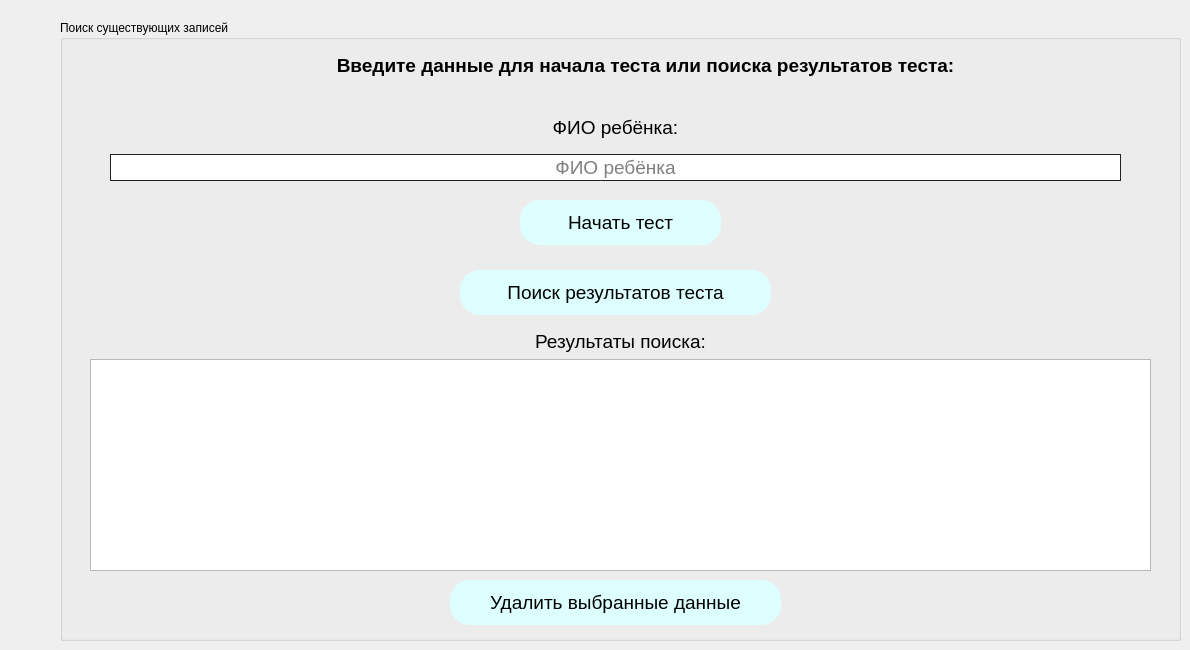
      <widget class="QWidget" name="tab3_testAtek">
       <attribute name="title">
        <string>Тест АТЕК</string>
       </attribute>
       <widget class="QGroupBox" name="groupBox_4">
        <property name="geometry">
         <rect>
          <x>60</x>
          <y>20</y>
          <width>1121</width>
          <height>621</height>
         </rect>
        </property>
        <property name="title">
         <string>Поиск существующих записей</string>
        </property>
        <widget class="QLabel" name="warning_3">
         <property name="geometry">
          <rect>
           <x>160</x>
           <y>30</y>
           <width>851</width>
           <height>31</height>
          </rect>
         </property>
         <property name="font">
          <font>
           <pointsize>14</pointsize>
           <bold>true</bold>
          </font>
         </property>
         <property name="layoutDirection">
          <enum>Qt::LeftToRight</enum>
         </property>
         <property name="text">
          <string>Введите данные для начала теста или поиска результатов теста:</string>
         </property>
         <property name="alignment">
          <set>Qt::AlignCenter</set>
         </property>
         <property name="wordWrap">
          <bool>true</bool>
         </property>
        </widget>
        <widget class="QPushButton" name="findDataTest_button">
         <property name="geometry">
          <rect>
           <x>400</x>
           <y>250</y>
           <width>311</width>
           <height>45</height>
          </rect>
         </property>
         <property name="font">
          <font>
           <family>Segoe UI</family>
           <pointsize>14</pointsize>
          </font>
         </property>
         <property name="cursor">
          <cursorShape>PointingHandCursor</cursorShape>
         </property>
         <property name="mouseTracking">
          <bool>true</bool>
         </property>
         <property name="tabletTracking">
          <bool>false</bool>
         </property>
         <property name="styleSheet">
          <string notr="true">QPushButton{
background-color: rgba(221, 255, 255, 1);
border-radius: 20px;
}

QPushButton:hover{
background-color: rgba(221, 255, 255, 0.7);
border: 1px solid rgb(0, 0, 0);
}

QPushButton:pressed{
background-color: rgba(221, 255, 255, 0.5);
border: 2px solid rgb(0, 0, 0);
}</string>
         </property>
         <property name="text">
          <string>Поиск результатов теста</string>
         </property>
         <property name="checkable">
          <bool>false</bool>
         </property>
         <property name="autoDefault">
          <bool>false</bool>
         </property>
        </widget>
        <widget class="QPushButton" name="startTest_button">
         <property name="enabled">
          <bool>true</bool>
         </property>
         <property name="geometry">
          <rect>
           <x>460</x>
           <y>180</y>
           <width>201</width>
           <height>45</height>
          </rect>
         </property>
         <property name="font">
          <font>
           <family>Segoe UI</family>
           <pointsize>14</pointsize>
          </font>
         </property>
         <property name="cursor">
          <cursorShape>PointingHandCursor</cursorShape>
         </property>
         <property name="mouseTracking">
          <bool>true</bool>
         </property>
         <property name="tabletTracking">
          <bool>false</bool>
         </property>
         <property name="styleSheet">
          <string notr="true">QPushButton{
background-color: rgba(221, 255, 255, 1);
border-radius: 20px;
}

QPushButton:hover{
background-color: rgba(221, 255, 255, 0.7);
border: 1px solid rgb(0, 0, 0);
}

QPushButton:pressed{
background-color: rgba(221, 255, 255, 0.5);
border: 2px solid rgb(0, 0, 0);
}</string>
         </property>
         <property name="text">
          <string>Начать тест</string>
         </property>
         <property name="checkable">
          <bool>false</bool>
         </property>
         <property name="autoDefault">
          <bool>false</bool>
         </property>
         <property name="flat">
          <bool>false</bool>
         </property>
        </widget>
        <widget class="QWidget" name="layoutWidget">
         <property name="geometry">
          <rect>
           <x>50</x>
           <y>80</y>
           <width>1011</width>
           <height>81</height>
          </rect>
         </property>
         <layout class="QHBoxLayout" name="horizontalLayout_7">
          <property name="spacing">
           <number>25</number>
          </property>
          <item>
           <layout class="QVBoxLayout" name="verticalLayout_19">
            <property name="spacing">
             <number>0</number>
            </property>
            <item>
             <widget class="QLabel" name="testChildFIO_label">
              <property name="font">
               <font>
                <pointsize>14</pointsize>
               </font>
              </property>
              <property name="text">
               <string>ФИО ребёнка:</string>
              </property>
              <property name="alignment">
               <set>Qt::AlignCenter</set>
              </property>
             </widget>
            </item>
            <item>
             <widget class="QLineEdit" name="testChildFIO_input">
              <property name="font">
               <font>
                <pointsize>14</pointsize>
               </font>
              </property>
              <property name="styleSheet">
               <string notr="true">QLineEdit{
border: 1px solid rgb(33, 33, 34);
}</string>
              </property>
              <property name="alignment">
               <set>Qt::AlignCenter</set>
              </property>
              <property name="placeholderText">
               <string>ФИО ребёнка</string>
              </property>
             </widget>
            </item>
           </layout>
          </item>
         </layout>
        </widget>
        <widget class="QWidget" name="layoutWidget_2">
         <property name="geometry">
          <rect>
           <x>30</x>
           <y>310</y>
           <width>1061</width>
           <height>241</height>
          </rect>
         </property>
         <layout class="QVBoxLayout" name="verticalLayout_25">
          <item>
           <widget class="QLabel" name="resultsFindingData_label_2">
            <property name="font">
             <font>
              <pointsize>14</pointsize>
              <bold>false</bold>
             </font>
            </property>
            <property name="layoutDirection">
             <enum>Qt::LeftToRight</enum>
            </property>
            <property name="text">
             <string>Результаты поиска:</string>
            </property>
            <property name="alignment">
             <set>Qt::AlignCenter</set>
            </property>
            <property name="wordWrap">
             <bool>false</bool>
            </property>
           </widget>
          </item>
          <item>
           <widget class="QListView" name="resultsFindingDataTest_listview_2">
            <property name="enabled">
             <bool>true</bool>
            </property>
            <property name="minimumSize">
             <size>
              <width>0</width>
              <height>200</height>
             </size>
            </property>
           </widget>
          </item>
         </layout>
        </widget>
        <widget class="QPushButton" name="deleteCurrentData_button_3">
         <property name="geometry">
          <rect>
           <x>390</x>
           <y>560</y>
           <width>331</width>
           <height>45</height>
          </rect>
         </property>
         <property name="font">
          <font>
           <family>Segoe UI</family>
           <pointsize>14</pointsize>
          </font>
         </property>
         <property name="cursor">
          <cursorShape>PointingHandCursor</cursorShape>
         </property>
         <property name="mouseTracking">
          <bool>true</bool>
         </property>
         <property name="tabletTracking">
          <bool>false</bool>
         </property>
         <property name="styleSheet">
          <string notr="true">QPushButton{
background-color: rgba(221, 255, 255, 1);
border-radius: 20px;
}

QPushButton:hover{
background-color: rgba(221, 255, 255, 0.7);
border: 1px solid rgb(0, 0, 0);
}

QPushButton:pressed{
background-color: rgba(221, 255, 255, 0.5);
border: 2px solid rgb(0, 0, 0);
}</string>
         </property>
         <property name="text">
          <string>Удалить выбранные данные</string>
         </property>
         <property name="checkable">
          <bool>false</bool>
         </property>
         <property name="autoDefault">
          <bool>false</bool>
         </property>
        </widget>
       </widget>
      </widget>
